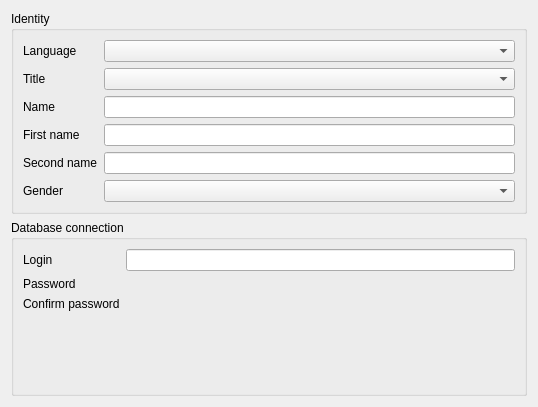
<?xml version="1.0" encoding="UTF-8"?>
<ui version="4.0">
 <class>UserPlugin::Internal::UserIdentityAndLoginPage</class>
 <widget class="QWizardPage" name="UserPlugin::Internal::UserIdentityAndLoginPage">
  <property name="geometry">
   <rect>
    <x>0</x>
    <y>0</y>
    <width>538</width>
    <height>407</height>
   </rect>
  </property>
  <property name="windowTitle">
   <string>WizardPage</string>
  </property>
  <layout class="QVBoxLayout" name="verticalLayout">
   <item>
    <widget class="QGroupBox" name="identGroup">
     <property name="title">
      <string>Identity</string>
     </property>
     <layout class="QFormLayout" name="formLayout">
      <item row="2" column="0">
       <widget class="QLabel" name="lblName">
        <property name="text">
         <string>Name</string>
        </property>
        <property name="buddy">
         <cstring>leName</cstring>
        </property>
       </widget>
      </item>
      <item row="2" column="1">
       <widget class="QLineEdit" name="leName"/>
      </item>
      <item row="3" column="0">
       <widget class="QLabel" name="lblFirstName">
        <property name="text">
         <string>First name</string>
        </property>
        <property name="buddy">
         <cstring>leFirstName</cstring>
        </property>
       </widget>
      </item>
      <item row="3" column="1">
       <widget class="QLineEdit" name="leFirstName"/>
      </item>
      <item row="0" column="1">
       <widget class="Views::LanguageComboBox" name="cbLanguage"/>
      </item>
      <item row="1" column="1">
       <widget class="QComboBox" name="cbTitle"/>
      </item>
      <item row="0" column="0">
       <widget class="QLabel" name="langLbl">
        <property name="text">
         <string>Language</string>
        </property>
        <property name="buddy">
         <cstring>cbLanguage</cstring>
        </property>
       </widget>
      </item>
      <item row="1" column="0">
       <widget class="QLabel" name="lblTitle">
        <property name="text">
         <string>Title</string>
        </property>
        <property name="buddy">
         <cstring>cbTitle</cstring>
        </property>
       </widget>
      </item>
      <item row="4" column="0">
       <widget class="QLabel" name="lblSecondName">
        <property name="text">
         <string>Second name</string>
        </property>
        <property name="buddy">
         <cstring>leSecondName</cstring>
        </property>
       </widget>
      </item>
      <item row="5" column="0">
       <widget class="QLabel" name="lblGender">
        <property name="text">
         <string>Gender</string>
        </property>
        <property name="buddy">
         <cstring>cbGender</cstring>
        </property>
       </widget>
      </item>
      <item row="4" column="1">
       <widget class="QLineEdit" name="leSecondName"/>
      </item>
      <item row="5" column="1">
       <widget class="QComboBox" name="cbGender"/>
      </item>
     </layout>
    </widget>
   </item>
   <item>
    <widget class="QGroupBox" name="logGroup">
     <property name="title">
      <string>Database connection</string>
     </property>
     <layout class="QFormLayout" name="formLayout_2">
      <item row="0" column="0">
       <widget class="QLabel" name="lblLogin">
        <property name="text">
         <string>Login</string>
        </property>
        <property name="buddy">
         <cstring>leLogin</cstring>
        </property>
       </widget>
      </item>
      <item row="0" column="1">
       <widget class="QLineEdit" name="leLogin">
        <property name="toolTip">
         <string>minimum: 5 characters</string>
        </property>
       </widget>
      </item>
      <item row="1" column="0">
       <widget class="QLabel" name="lblPassword">
        <property name="text">
         <string>Password</string>
        </property>
       </widget>
      </item>
      <item row="2" column="0">
       <widget class="QLabel" name="lblConfirmPassword">
        <property name="text">
         <string>Confirm password</string>
        </property>
       </widget>
      </item>
      <item row="1" column="1">
       <widget class="Utils::LineEditEchoSwitcher" name="lePassword" native="true">
        <property name="toolTip">
         <string>minimum: 6 characters</string>
        </property>
       </widget>
      </item>
      <item row="2" column="1">
       <widget class="Utils::LineEditEchoSwitcher" name="lePasswordConfirm" native="true"/>
      </item>
     </layout>
    </widget>
   </item>
  </layout>
 </widget>
 <customwidgets>
  <customwidget>
   <class>Utils::LineEditEchoSwitcher</class>
   <extends>QWidget</extends>
   <header location="global">utils/widgets/lineeditechoswitcher.h</header>
   <container>1</container>
  </customwidget>
  <customwidget>
   <class>Views::LanguageComboBox</class>
   <extends>QComboBox</extends>
   <header location="global">listviewplugin/languagecombobox.h</header>
   <slots>
    <signal>currentLanguageChanged(QLocale::Language)</signal>
   </slots>
  </customwidget>
 </customwidgets>
 <tabstops>
  <tabstop>cbLanguage</tabstop>
  <tabstop>cbTitle</tabstop>
  <tabstop>leName</tabstop>
  <tabstop>leFirstName</tabstop>
  <tabstop>leSecondName</tabstop>
  <tabstop>cbGender</tabstop>
  <tabstop>leLogin</tabstop>
 </tabstops>
 <resources/>
 <connections/>
</ui>
